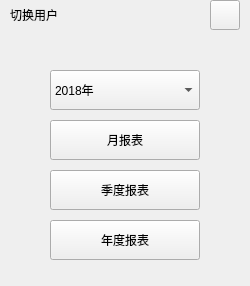
<?xml version="1.0" encoding="UTF-8"?>
<ui version="4.0">
 <class>Report</class>
 <widget class="QWidget" name="Report">
  <property name="geometry">
   <rect>
    <x>0</x>
    <y>0</y>
    <width>250</width>
    <height>286</height>
   </rect>
  </property>
  <property name="windowTitle">
   <string>Form</string>
  </property>
  <widget class="QPushButton" name="QuarBtn">
   <property name="geometry">
    <rect>
     <x>50</x>
     <y>170</y>
     <width>150</width>
     <height>40</height>
    </rect>
   </property>
   <property name="text">
    <string>季度报表</string>
   </property>
  </widget>
  <widget class="QPushButton" name="YearBtn">
   <property name="geometry">
    <rect>
     <x>50</x>
     <y>220</y>
     <width>150</width>
     <height>40</height>
    </rect>
   </property>
   <property name="text">
    <string>年度报表</string>
   </property>
  </widget>
  <widget class="QPushButton" name="MonthBtn">
   <property name="geometry">
    <rect>
     <x>50</x>
     <y>120</y>
     <width>150</width>
     <height>40</height>
    </rect>
   </property>
   <property name="text">
    <string>月报表</string>
   </property>
  </widget>
  <widget class="QComboBox" name="YearCBox">
   <property name="geometry">
    <rect>
     <x>50</x>
     <y>70</y>
     <width>150</width>
     <height>40</height>
    </rect>
   </property>
   <item>
    <property name="text">
     <string>2018年</string>
    </property>
   </item>
   <item>
    <property name="text">
     <string>2019年</string>
    </property>
   </item>
  </widget>
  <widget class="QLabel" name="InerLab">
   <property name="geometry">
    <rect>
     <x>50</x>
     <y>50</y>
     <width>401</width>
     <height>231</height>
    </rect>
   </property>
   <property name="styleSheet">
    <string notr="true"/>
   </property>
   <property name="text">
    <string/>
   </property>
  </widget>
  <widget class="QLabel" name="label">
   <property name="geometry">
    <rect>
     <x>10</x>
     <y>0</y>
     <width>80</width>
     <height>30</height>
    </rect>
   </property>
   <property name="text">
    <string>切换用户</string>
   </property>
  </widget>
  <widget class="QPushButton" name="CloseBtn">
   <property name="geometry">
    <rect>
     <x>210</x>
     <y>0</y>
     <width>30</width>
     <height>30</height>
    </rect>
   </property>
   <property name="text">
    <string/>
   </property>
  </widget>
  <widget class="QLabel" name="TitleLab">
   <property name="geometry">
    <rect>
     <x>0</x>
     <y>0</y>
     <width>461</width>
     <height>31</height>
    </rect>
   </property>
   <property name="text">
    <string/>
   </property>
  </widget>
  <zorder>TitleLab</zorder>
  <zorder>InerLab</zorder>
  <zorder>QuarBtn</zorder>
  <zorder>YearBtn</zorder>
  <zorder>MonthBtn</zorder>
  <zorder>YearCBox</zorder>
  <zorder>label</zorder>
  <zorder>CloseBtn</zorder>
 </widget>
 <resources/>
 <connections/>
</ui>
